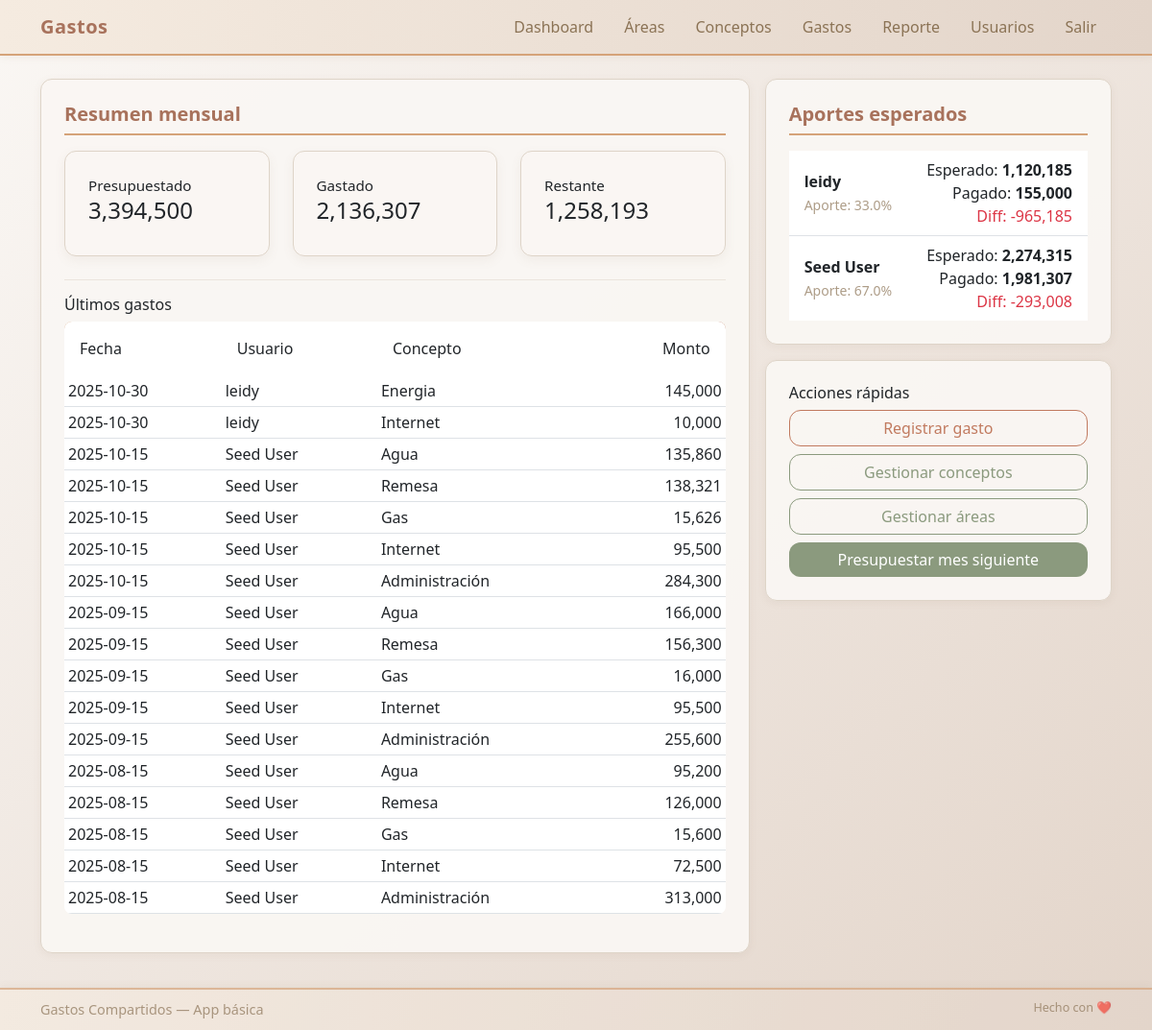
Page /dashboard (signed in) on the committed database.
### models.py (models this page shows, shortened)
class Gasto(db.Model):
    id = db.Column(db.Integer, primary_key=True)
    concepto_id = db.Column(db.Integer, db.ForeignKey('concepto.id'), nullable=False)
    usuario_id = db.Column(db.Integer, db.ForeignKey('user.id'), nullable=False)
    monto = db.Column(db.Float, nullable=False)
    fecha = db.Column(db.DateTime, default=datetime.utcnow)

class User(UserMixin, db.Model):
    id = db.Column(db.Integer, primary_key=True)
    name = db.Column(db.String(120), nullable=False)
    email = db.Column(db.String(120), unique=True, nullable=False)
    password = db.Column(db.String(200), nullable=False) # simple: store plaintext? in real app hash it
    aporte = db.Column(db.Float, default=0.5) # porcentaje (0-1)
    gastos = db.relationship('Gasto', backref='user', lazy=True)

class Concepto(db.Model):
    id = db.Column(db.Integer, primary_key=True)
    nombre = db.Column(db.String(120), nullable=False)
    valor_presupuestado = db.Column(db.Float, default=0.0)
    area_id = db.Column(db.Integer, db.ForeignKey('area.id'), nullable=False)
    gastos = db.relationship('Gasto', backref='concepto', lazy=True)
    @property
    def total_gastado(self):
        return sum(g.monto for g in self.gastos)

### app.py (the view)
@app.route('/dashboard')
@login_required
def dashboard():
    areas = Area.query.all()
    conceptos = Concepto.query.all()
    gastos = Gasto.query.order_by(Gasto.fecha.desc()).limit(30).all()
    total_presupuestado = sum(c.valor_presupuestado for c in conceptos)
    total_gastado = sum(c.total_gastado for c in conceptos)
    total_restante = max(total_presupuestado - total_gastado, 0)
    usuarios = User.query.all()
    aporte_info = []
    for u in usuarios:
        aport_expected = total_presupuestado * u.aporte
        aport_paid = sum(g.monto for g in u.gastos)
        aporte_info.append({'user': u, 'expected': aport_expected, 'paid': aport_paid, 'diff': aport_paid - aport_expected})
    return render_template('dashboard.html', areas=areas, conceptos=conceptos, gastos=gastos,
                           total_presupuestado=total_presupuestado, total_gastado=total_gastado,
                           total_restante=total_restante, aporte_info=aporte_info)

### app.py (called while the page is built)
@login_manager.user_loader
def load_user(user_id):
    return User.query.get(int(user_id))

### templates/dashboard.html (shortened to what this page needs)
{% extends 'base.html' %}
{% block content %}
<div class="row g-3">
  <div class="col-lg-8">
    <div class="card shadow-sm">
      <div class="card-body">
        <h5 class="card-title">Resumen mensual</h5>
        <div class="row">
          <div class="col-md-4">
            <div class="card mb-2">
              <div class="card-body">
                <div class="card-title-small">Presupuestado</div>
                <h4>{{ '{:,.0f}'.format(total_presupuestado) if total_presupuestado else 0 }}</h4>
              </div>
            </div>
          </div>
          <div class="col-md-4">
            <div class="card mb-2">
              <div class="card-body">
                <div class="card-title-small">Gastado</div>
                <h4>{{ '{:,.0f}'.format(total_gastado) if total_gastado else 0 }}</h4>
              </div>
            </div>
          </div>
          <div class="col-md-4">
            <div class="card mb-2">
              <div class="card-body">
                <div class="card-title-small">Restante</div>
                <h4>{{ '{:,.0f}'.format(total_restante) if total_restante else 0 }}</h4>
              </div>
            </div>
          </div>
        </div>
        <hr />
        <h6>Últimos gastos</h6>
        <div class="table-responsive">
          <table class="table table-sm">
            <thead>
              <tr>
                <th>Fecha</th><th>Usuario</th><th>Concepto</th><th class="text-end">Monto</th>
              </tr>
            </thead>
            <tbody>
              {% for g in gastos %}
                <tr>
                  <td>{{ g.fecha.strftime('%Y-%m-%d') }}</td>
                  <td>{{ g.user.name }}</td>
                  <td>{{ g.concepto.nombre }}</td>
                  <td class="text-end">{{ '{:,.0f}'.format(g.monto) }}</td>
                </tr>
              {% else %}
                <tr><td colspan="4" class="text-center small text-muted">No hay gastos registrados</td></tr>
              {% endfor %}
            </tbody>
          </table>
        </div>
      </div>
    </div>
  </div>
  <div class="col-lg-4">
    <div class="card shadow-sm mb-3">
      <div class="card-body">
        <h5 class="card-title">Aportes esperados</h5>
        <ul class="list-group list-group-flush">
          {% for a in aporte_info %}
            <li class="list-group-item d-flex justify-content-between align-items-center">
              <div>
                <strong>{{ a.user.name }}</strong><br />
                <small class="text-muted">Aporte: {{ (a.user.aporte * 100)|round(0) }}%</small>
              </div>
              <div class="text-end">
                <div>Esperado: <strong>{{ '{:,.0f}'.format(a.expected) }}</strong></div>
                <div>Pagado: <strong>{{ '{:,.0f}'.format(a.paid) }}</strong></div>
                <div class="{{ 'text-success' if a.diff>0 else 'text-danger' if a.diff<0 else '' }}">Diff: {{ '{:,.0f}'.format(a.diff) }}</div>
              </div>
            </li>
          {% endfor %}
        </ul>
      </div>
    </div>
    <div class="card shadow-sm">
      <div class="card-body">
        <h6>Acciones rápidas</h6>
        <div class="d-grid gap-2">
          <a class="btn btn-outline-primary" href="{{ url_for('gastos_view') }}">Registrar gasto</a>
          <a class="btn btn-outline-secondary" href="{{ url_for('conceptos_view') }}">Gestionar conceptos</a>
          <a class="btn btn-outline-secondary" href="{{ url_for('areas_view') }}">Gestionar áreas</a>
          <a class="btn btn-success" href="{{ url_for('presupuestar_mes_siguiente') }}">Presupuestar mes siguiente</a>
        </div>
      </div>
    </div>
  </div>
</div>
{% endblock %}

### static/style.css (style rules this page uses)
:root { --autumn-cream: #F5EBE0; --autumn-sand: #E3D5CA; --autumn-terracotta: #D5A379; --autumn-rust: #C17A5F; --autumn-clay: #A8725C; --autumn-sage: #8B9A7E; --autumn-olive: #707C5C; --autumn-forest: #556B4A; --autumn-cream-light: #FAF7F4; --autumn-beige: #DED4C8; --autumn-brown: #8B7355; --autumn-dark: #4A4238; --autumn-success: #8B9A7E; --autumn-warning: #D5A379; --autumn-danger: #B85C4F; --autumn-info: #7D94A3; }
body { background: linear-gradient(135deg, var(--autumn-cream-light) 0%, var(--autumn-sand) 100%); color: var(--autumn-dark); font-family: 'Segoe UI', Tahoma, Geneva, Verdana, sans-serif; min-height: 100vh; padding-bottom: 80px; }
.card { background: rgba(250, 247, 244, 0.95); border: 1px solid var(--autumn-beige); border-radius: 12px; box-shadow: 0 4px 12px rgba(139, 115, 85, 0.08); transition: transform 0.3s ease, box-shadow 0.3s ease; }
.card-title { color: var(--autumn-clay); border-bottom: 2px solid var(--autumn-terracotta); padding-bottom: 0.5rem; margin-bottom: 1rem; font-weight: 600; }
.card-body { padding: 1.5rem; }
.btn { border-radius: 0.75rem; transition: all 0.3s ease; }
.btn-success { background-color: var(--autumn-success); border: none; color: white; }
.btn-outline-primary { border-color: var(--autumn-rust); color: var(--autumn-rust); }
.btn-outline-secondary { border-color: var(--autumn-sage); color: var(--autumn-sage); }
.table { background-color: rgba(255, 255, 255, 0.9); border-radius: 8px; overflow: hidden; }
.table thead { background: linear-gradient(90deg, var(--autumn-terracotta) 0%, var(--autumn-rust) 100%); color: white; }
.table thead th { border: none; font-weight: 500; padding: 1rem; }
.table tbody tr { transition: background-color 0.2s ease; }
.table td, .table th { vertical-align: middle; }
.text-muted { color: var(--autumn-brown) !important; opacity: 0.7; }
.shadow-sm { box-shadow: 0 2px 8px rgba(139, 115, 85, 0.08) !important; }
hr { border-color: var(--autumn-beige); opacity: 0.5; }
* { transition: background-color 0.3s ease, color 0.3s ease; }

### templates/base.html (style rules this page uses)
.card-title-small { font-size: 0.95rem; }

### rows in the picture
Gasto: fecha "2025-10-30", user.name "leidy", concepto.nombre "Energia", monto "145,000"
Gasto: fecha "2025-10-30", user.name "leidy", concepto.nombre "Internet", monto "10,000"
Gasto: fecha "2025-10-15", user.name "Seed User", concepto.nombre "Agua", monto "135,860"
Gasto: fecha "2025-10-15", user.name "Seed User", concepto.nombre "Remesa", monto "138,321"
Gasto: fecha "2025-10-15", user.name "Seed User", concepto.nombre "Gas", monto "15,626"
Gasto: fecha "2025-10-15", user.name "Seed User", concepto.nombre "Internet", monto "95,500"
Gasto: fecha "2025-10-15", user.name "Seed User", concepto.nombre "Administración", monto "284,300"
Gasto: fecha "2025-09-15", user.name "Seed User", concepto.nombre "Agua", monto "166,000"
Gasto: fecha "2025-09-15", user.name "Seed User", concepto.nombre "Remesa", monto "156,300"
Gasto: fecha "2025-09-15", user.name "Seed User", concepto.nombre "Gas", monto "16,000"
Gasto: fecha "2025-09-15", user.name "Seed User", concepto.nombre "Internet", monto "95,500"
Gasto: fecha "2025-09-15", user.name "Seed User", concepto.nombre "Administración", monto "255,600"
Gasto: fecha "2025-08-15", user.name "Seed User", concepto.nombre "Agua", monto "95,200"
Gasto: fecha "2025-08-15", user.name "Seed User", concepto.nombre "Remesa", monto "126,000"
Gasto: fecha "2025-08-15", user.name "Seed User", concepto.nombre "Gas", monto "15,600"
Gasto: fecha "2025-08-15", user.name "Seed User", concepto.nombre "Internet", monto "72,500"
Gasto: fecha "2025-08-15", user.name "Seed User", concepto.nombre "Administración", monto "313,000"
User: user.name "leidy", (a.user.aporte*100)|round(0) "33.0"
User: user.name "Seed User", (a.user.aporte*100)|round(0) "67.0"

### other values in the picture
{{ '{:,.0f}'.format(total_presupuestado) if total_presupuestado else 0 }} "3,394,500"
{{ '{:,.0f}'.format(total_gastado) if total_gastado else 0 }} "2,136,307"
{{ '{:,.0f}'.format(total_restante) if total_restante else 0 }} "1,258,193"
{{ '{:,.0f}'.format(a.expected) }} "1,120,185" "2,274,315"
{{ '{:,.0f}'.format(a.paid) }} "155,000" "1,981,307"
{{ '{:,.0f}'.format(a.diff) }} "-965,185" "-293,008"
